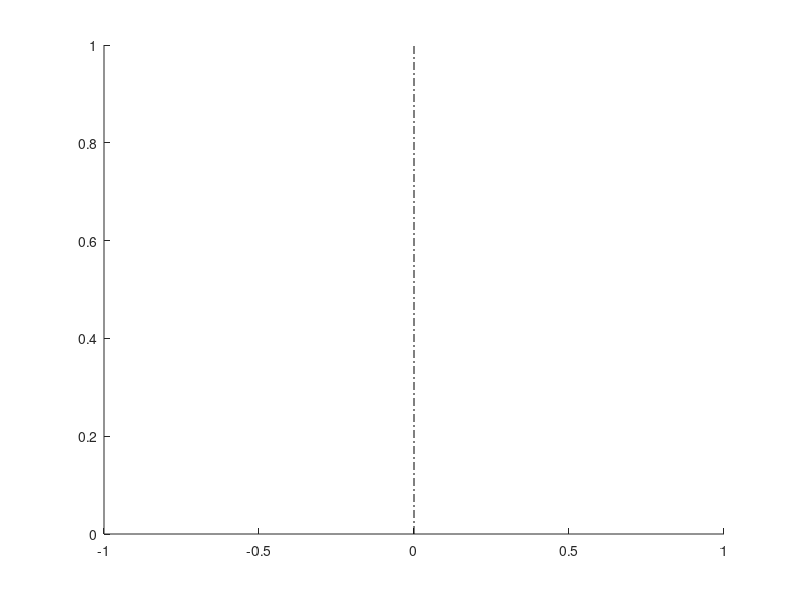

The MATLAB source for this figure: (Note: this script raises an error after producing the figure.)
close all;
clear all;

filePath = 'D:\BYC\2019Intern\2019Internship\Dhwani\data\all';
edfFile = dir(fullfile(filePath,'*.edf'));
flipNameStr = 'flip';
pBias = nan(4,length(edfFile));
pThreshold = nan(4,length(edfFile));
popChoice = [];

% hPopulation = tight_subplot(2,2,[0.5 0.5]);
% set(hPopulation,'xtick',[]);
% set(hPopulation,'ytick',[]);

popHeadDeg{1} = [];
popHeadSpe{1} = [];

popHeadDeg{2} = [];
popHeadSpe{2} = [];
popFixDir{2} = [];
popFixSpe{2} = [];

popHeadDeg{3} = [];
popHeadSpe{3} = [];
popRotationDeg{3} = [];
popRotationSpe{3} = [];

popHeadDeg{4} = [];
popHeadSpe{4} = [];
popFixDir{4} = [];
popFixSpe{4} = [];

pChoice = [];

for i = 1:length(edfFile)
    matFile = strrep(edfFile(i).name,'.edf','.mat');
    data = load(fullfile(filePath,matFile));
    popChoice = cat(1,popChoice,data.choice);
    trialLength = length(data.Conditions);
    flipDegree = contains(matFile,flipNameStr);
    num = regexp(matFile, '(\d+)','tokens');
    subNum = cell2mat(num{1});
    
    % motion type 1:
    headDeg{1} = nan(trialLength,2);
    headSpe{1} = nan(trialLength,2);
    
    
    % motion type 2:
    headDeg{2} = nan(trialLength,2);
    headSpe{2} = nan(trialLength,2);
    fixDir{2} = nan(trialLength,2);
    fixSpe{2} = nan(trialLength,2);
    
    
    % motion type 3:
    headDeg{3} = nan(trialLength,2);
    headSpe{3} = nan(trialLength,2);
    rotationDeg{3} = nan(trialLength,2);
    rotationSpe{3} = nan(trialLength,2);
    
    
    % motion type 4:
    headDeg{4} = nan(trialLength,2);
    headSpe{4} = nan(trialLength,2);
    fixDir{4} = nan(trialLength,2);
    fixSpe{4} = nan(trialLength,2);
    
    
    
    
    for j = 1:trialLength
        
        if isempty(data.Conditions{j})
            continue
        else
            motionType = data.Conditions{j}(end);
        end
        
        if motionType == 1
            headDeg{1}(j,:) = [data.Conditions{j}(2),j];
            headSpe{1}(j,:) = [data.Conditions{j}(3),j];
        elseif motionType == 2
            headDeg{2}(j,:) = [data.Conditions{j}(2),j];
            headSpe{2}(j,:) = [data.Conditions{j}(3),j];
            fixDir{2}(j,:) = [data.Conditions{j}(4),j];
            fixSpe{2}(j,:) = [data.Conditions{j}(5),j];
        elseif motionType == 3
            headDeg{3}(j,:) = [data.Conditions{j}(2),j];
            headSpe{3}(j,:) = [data.Conditions{j}(3),j];
            rotationDeg{3}(j,:) = [data.Conditions{j}(4),j];
            rotationSpe{3}(j,:) = [data.Conditions{j}(5),j];
        elseif motionType == 4
            headDeg{4}(j,:) = [data.Conditions{j}(2),j];
            headSpe{4}(j,:) = [data.Conditions{j}(3),j];
            fixDir{4}(j,:) = [data.Conditions{j}(4),j];
            fixSpe{4}(j,:) = [data.Conditions{j}(5),j];
        end
    end
    
    uniqueDeg = cell(1,4);
    for j = 1:4
        del = isnan(headDeg{j}(:,1));
        headDeg{j}(del,:) = [];
        
        if flipDegree
            headDeg{j}(:,1) = -headDeg{j}(:,1);
        end
        
        del = isnan(headSpe{j}(:,1));
        headSpe{j}(del,:) = [];
        if j == 2 || j == 4
            del = isnan(fixDir{j}(:,1));
            fixDir{j}(del,:) = [];
            del = isnan(fixSpe{j}(:,1));
            fixSpe{j}(del,:) = [];
            
            popFixDir{j} = cat(1,popFixDir{j},fixDir{j});
            popFixSpe{j} = cat(1,popFixSpe{j},fixSpe{j});
        elseif j ==3
            del = isnan(rotationDeg{j}(:,1));
            rotationDeg{j}(del,:) = [];
            del = isnan(rotationSpe{j}(:,1));
            rotationSpe{j}(del,:) = [];
            
            popRotationDeg{j} = cat(1,popRotationDeg{j},rotationDeg{j});
            popRotationSpe{j} = cat(1,popRotationSpe{j},rotationSpe{j});
        end
        uniqueDeg{j} = unique(headDeg{j}(:,1));
        
        popHeadDeg{j} = cat(1,popHeadDeg{j},headDeg{j});
        popHeadSpe{j} = cat(1,popHeadSpe{j},headSpe{j});
        pChoice = cat(1,pChoice,data.choice);
    end
    
    % [~,hSubplot1] = tight_subplot(1,4,[0.02 0.02]);
    for j=1:4
        choice = cell(length(uniqueDeg{j}),1);
        pRight = cell(length(uniqueDeg{j}),1);
        choiceTime = cell(length(uniqueDeg{j}),1);
        for k = 1:length(uniqueDeg{j})
            index = ismember(headDeg{j}(:,1),uniqueDeg{j}(k));
            trialIndex = headDeg{j}(index,2);
            choice{k} = data.choice(trialIndex); %%
            pRight{k} = sum(choice{k} == 2)./ length(choice{k});
            choiceTime{k} = length(choice{k});
        end
        fitData = [uniqueDeg{j},cell2mat(pRight),cell2mat(choiceTime)];
        
        [bias,threshold] = cum_gaussfit_max1(fitData(1:end,:));
        pBias(j,i) = bias;
        pThreshold(j,i) = threshold;
        xi = min(uniqueDeg{j}):0.1:max(uniqueDeg{j});
        y_fit = cum_gaussfit([bias,threshold],xi);
        
        if ishandle((i-1)*length(edfFile)+j); end; figure((i-1)*length(edfFile)+j); set(gcf,'color','white');
        plot([90,90],[0,1],'-.k');
        hold on
        plot(uniqueDeg{j},cell2mat(pRight),'*');
        plot(xi,y_fit,'-');
        set(gca, 'xlim',[-15,15],'ylim',[0 1])
        xlabel('Heading degree');
        ylabel('Proportion of "right" choice');
        title(['Condition ' num2str(j) ' for participant ' subNum]);
        %     hleg1=legend('choice','mean & standard error','linear result');
        %     set(hleg1,'Location','EastOutside')
        text(5,0.8,sprintf('\\it\\mu_{psy} = \\rm%6.3g\\circ',bias),'color','b')
        text(5,0.7,sprintf('\\it\\sigma_{psy} = \\rm%6.3g\\circ', threshold),'color','b')
    end
end

% draw popular result
popUniqueDeg = cell(1,4);
colorIndex = [0 0 0; 1 0.0 0.0; 0 1 0; 0 0 1];
if ishandle(1000); end; figure(1000); clf; set(gcf,'color','white'); hold on;plot([0,0],[0,1],'-.k');
for i = 1:4
    popUniqueDeg{i} = unique(popHeadDeg{i}(:,1));
    choice = cell(length(popUniqueDeg{i}),1);
    pRight = cell(length(popUniqueDeg{i}),1);
    choiceTime = cell(length(popUniqueDeg{i}),1);
    for k = 1:length(popUniqueDeg{i})
        index = ismember(popHeadDeg{i}(:,1),popUniqueDeg{i}(k));
        trialIndex = popHeadDeg{i}(index,2);
        choice{k} = pChoice(trialIndex);
        pRight{k} = sum(choice{k} == 2)./ length(choice{k});
        choiceTime{k} = length(choice{k});
    end
    fitData = [popUniqueDeg{i},cell2mat(pRight),cell2mat(choiceTime)];
    
    [bias,threshold] = cum_gaussfit_max1(fitData(1:end,:));
    xi = min(popUniqueDeg{i}):0.1:max(popUniqueDeg{i});
    y_fit = cum_gaussfit([bias,threshold],xi);
    
    
    hold on
    plot(popUniqueDeg{i},cell2mat(pRight),'*','color',colorIndex(i,:));
    plot(xi,y_fit,'-','color',colorIndex(i,:));
    set(gca, 'xlim',[-15,15],'ylim',[0 1]);
    title('Population result');
    xlabel('Heading degree');
    ylabel('Proportion of "right" choice');
    %     hleg1=legend('choice','mean & standard error','linear result');
    %     set(hleg1,'Location','EastOutside')
    %     text(5,0.8,sprintf('\\it\\mu_{psy} = \\rm%6.3g\\circ',bias),'color','b')
    %     text(5,0.7,sprintf('\\it\\sigma_{psy} = \\rm%6.3g\\circ', threshold),'color','b')
end

[h_Bias,p_Bias] = ttest2(pBias(1,:),pBias(3,:))
[h_Threshold,p_Threshold] = ttest2(pThreshold(1,:),pThreshold(3,:))
